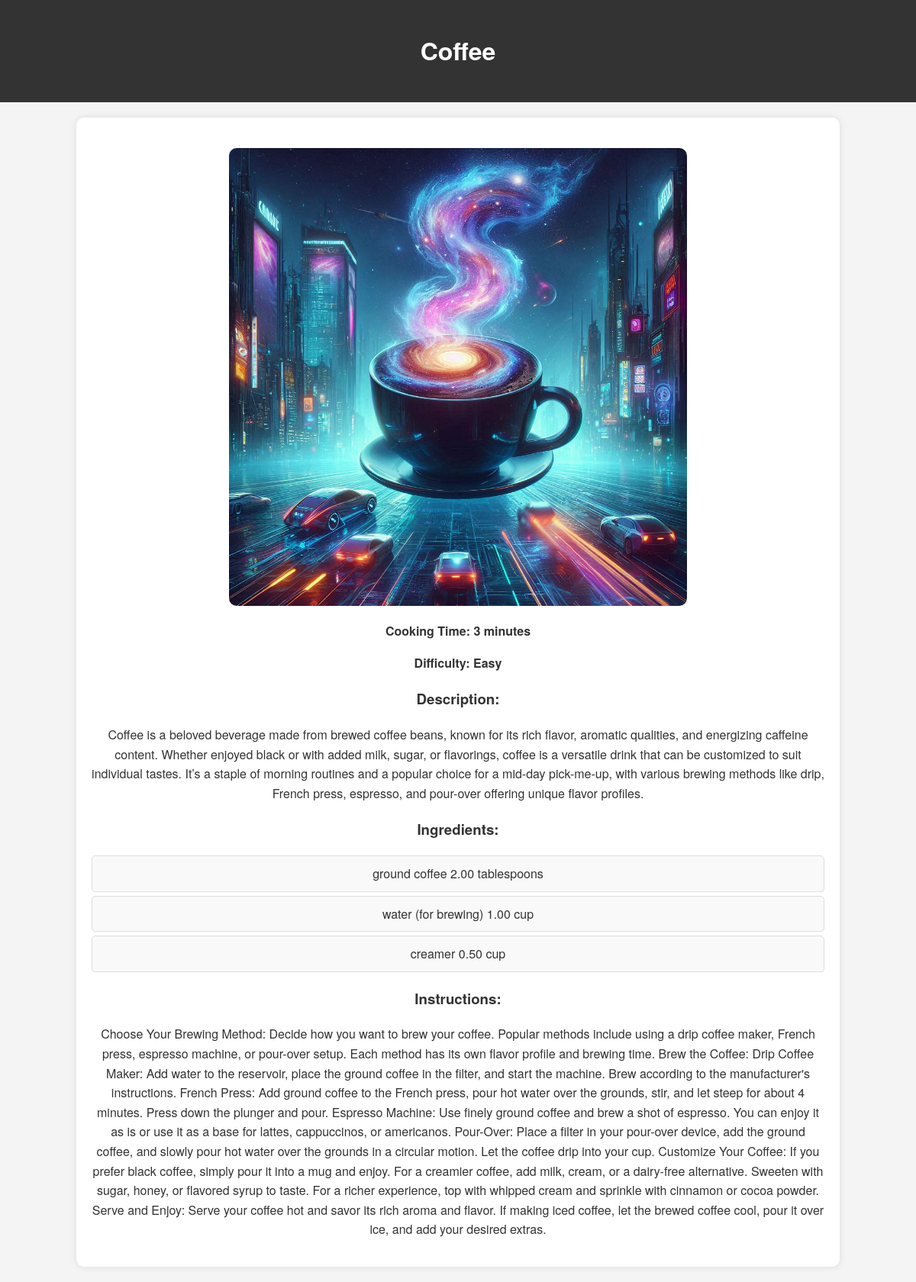
/recipe/4/, run on the app's committed database.
### recipe/models.py (models this page shows, shortened)
class Recipe(models.Model):
    DIFFICULTY_CHOICES = [
        ('Easy', 'Easy'),
        ('Medium', 'Medium'),
        ('Hard', 'Hard'),
    ]
    name = models.CharField(max_length=50)
    cooking_time = models.IntegerField()
    difficulty = models.CharField(max_length=20, choices=DIFFICULTY_CHOICES)
    description = models.TextField(blank=True, null=True)
    instructions = models.TextField(blank=True, null=True)
    pic = models.ImageField(upload_to='recipe', default='default.jpg')

### ingredient/models.py (models this page shows, shortened)
class Ingredient(models.Model):
    name = models.CharField(max_length=100)
    quantity = models.DecimalField(max_digits=5, decimal_places=2)
    unit = models.CharField(max_length=20, default='unit')
    recipe = models.ForeignKey('recipe.Recipe', on_delete=models.CASCADE, related_name='ingredients')

### recipe/views.py (the view)
# urls.py: path('recipe/<int:recipe_id>/', recipe_detail, name='recipe_detail'),
def recipe_detail(request, recipe_id):
    recipe = get_object_or_404(Recipe, id=recipe_id)
    return render(request, 'recipe/recipe_detail.html', {'recipe': recipe})

### recipe/templates/recipe/recipe_detail.html (shortened to what this page needs)
{% load static %}
<!DOCTYPE html>
<html>
<head>
    <link rel="stylesheet" type="text/css" href="{% static 'recipe/css/styles.css' %}">
</head>
<body>
    <header>
        <h1>{{ recipe.name }}</h1>
    </header>
    <div class="container">
        <img src="{{ recipe.pic.url }}" alt="{{ recipe.name }}" class="recipe-detail-image">
        <div class="recipe-details">
            <p>Cooking Time: {{ recipe.cooking_time }} minutes</p>
            <p>Difficulty: {{ recipe.difficulty }}</p>
        </div>
        <div class="description">
            <h3>Description:</h3>
            <p>{{ recipe.description }}</p>
        </div>
        <div class="ingredients">
            <h3>Ingredients:</h3>
            <ul>
                {% for ingredient in recipe.ingredients.all %}
                <li>{{ ingredient.name }} {{ ingredient.quantity }} {{ ingredient.unit }}</li>
                {% endfor %}
            </ul>
        </div>
        <div class="instructions">
            <h3>Instructions:</h3>
            <p>{{ recipe.instructions }}</p>
        </div>
    </div>
</body>
</html>

### recipe/static/recipe/css/styles.css (style rules this page uses)
body { font-family: 'Helvetica Neue', Arial, sans-serif; margin: 0; padding: 0; background-color: #f4f4f4; color: #333; line-height: 1.6; }
header { background-color: #333; color: #fff; padding: 20px 0; text-align: center; margin-bottom: 20px; }
.container, .home-container { width: 80%; margin: 20px auto; background-color: #fff; padding: 20px; box-shadow: 0 0 10px rgba(0, 0, 0, 0.1); border-radius: 10px; text-align: center; }
.recipe-detail-image { display: block; margin: 20px auto; max-width: 600px; width: 100%; height: auto; border-radius: 10px; }
.recipe-details p { font-weight: bold; text-align: center; }
.description, .ingredients, .instructions { margin-top: 20px; text-align: center; }
.ingredients ul { list-style-type: none; padding: 0; }
.ingredients li { background-color: #f9f9f9; margin: 5px 0; padding: 10px; border: 1px solid #ddd; border-radius: 5px; }

### data on the page
Recipe: name "Coffee", pic (picture), cooking_time "3", difficulty "Easy", description "Coffee is a beloved beverage made from brewed coffee beans, known for its rich flavor, aromatic qualities, and energizing caffeine content. Whether enjoyed black or with added milk, sugar, or flavorings, coffee is a versatile drink that can be customized to suit individual tastes. It’s a staple of morning routines and a popular choice for a mid-day pick-me-up, with various brewing methods like drip, French press, espresso, and pour-over offering unique flavor profiles.", instructions "Choose Your Brewing Method: Decide how you want to brew your coffee. Popular methods include using a drip coffee maker, French press, espresso machine, or pour-over setup. Each method has its own flavor profile and brewing time. Brew the Coffee: Drip Coffee Maker: Add water to the reservoir, place the ground coffee in the filter, and start the machine. Brew according to the manufacturer's instructions. French Press: Add ground coffee to the French press, pour hot water over the grounds, stir, and let steep for about 4 minutes. Press down the plunger and pour. Espresso Machine: Use finely ground coffee and brew a shot of espresso. You can enjoy it as is or use it as a base for lattes,…"
Ingredient: name "ground coffee", quantity "2.00", unit "tablespoons"
Ingredient: name "water (for brewing)", quantity "1.00", unit "cup"
Ingredient: name "creamer", quantity "0.50", unit "cup"
